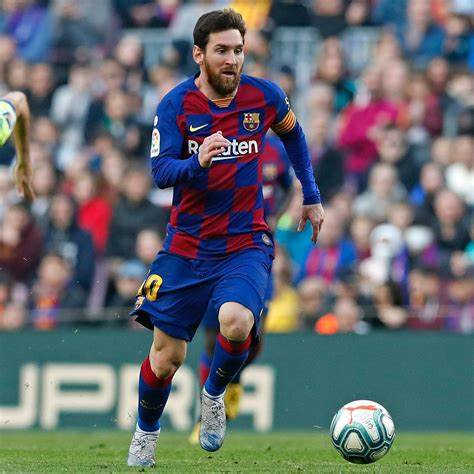
#> input picture images/messi.jpg, 474 x 474 px
$ jupyter execute 14_Smothing_And_Bluring.ipynb
#> lines starting #> are read from the running program, lines starting #| are printed output that depends on the picture
[cell 1]
import cv2
import matplotlib.pyplot as plt
import numpy as np
img = cv2.imread('images/messi.jpg')
#> img is the input picture: shape (474, 474, 3); mean B, G, R 111, 106.1, 102.7
img = cv2.cvtColor(img , cv2.COLOR_BGR2RGB)
kernel = np.ones((5,5) , dtype=np.float64) / 25
dst = cv2.filter2D(img , -1 , kernel)
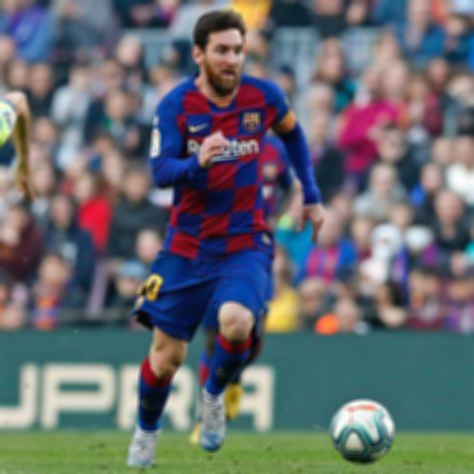
#> dst: shape (474, 474, 3); mean R, G, B 102.7, 106.1, 111
blur = cv2.blur(img ,(5,5))
gaussian  = cv2.GaussianBlur(img , (5,5) , 0)
median = cv2.medianBlur(img , 5)
bilateral_filter = cv2.bilateralFilter(img , 9 , 75,75)

names = ['Original image' , '2D conv' , ' blur' , 'gaussian' , 'median' , 'bilateral_filter']
images = [img , dst , blur , gaussian , median , bilateral_filter]

plt.figure(figsize=(10,10))
for i in range(len(names)):
    plt.subplot(3,3, i + 1)
    plt.imshow(images[i])
    plt.title(names[i])
    plt.xticks([])
    plt.yticks([])


$ run again, with images/balls.jpg copied over images/messi.jpg
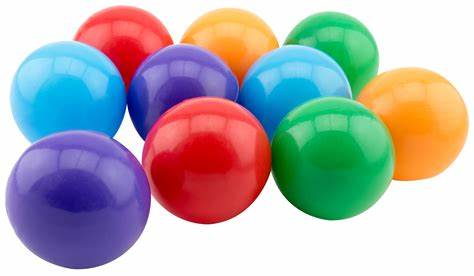
#> input picture images/balls.jpg, 474 x 276 px
#> img is the input picture: shape (276, 474, 3); mean B, G, R 174.9, 172.7, 174.7
#> `dst = cv2.filter2D(img , -1 , kernel)`:
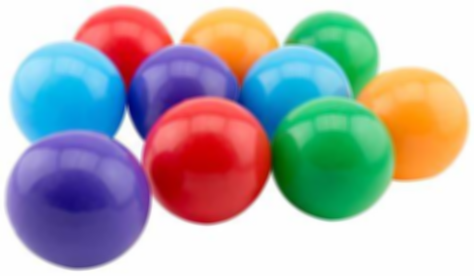
#> dst: shape (276, 474, 3); mean R, G, B 174.7, 172.7, 174.9
